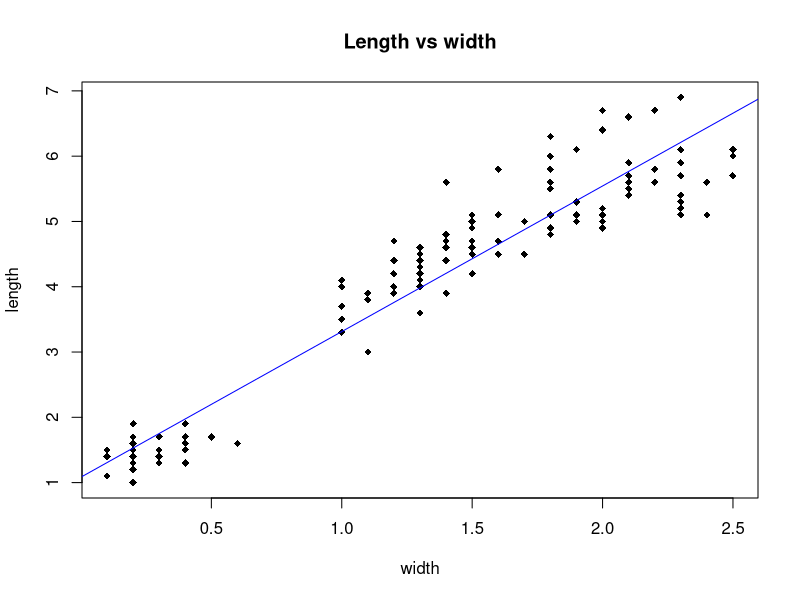

Generate this figure with R:
data(iris)
model=lm(Petal.Length~Petal.Width,iris)
print(summary(model))

plot(iris$Petal.Width,iris$Petal.Length,main="Length vs width",xlab="width",ylab="length",pch=18)
abline(model,col="blue")
